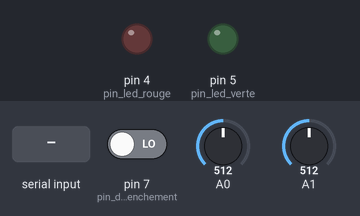
A sketch run on a simulated Arduino Uno, built with avr-gcc and run on an emulated ATmega328P. Shown: output pins drawn as LEDs (lit = HIGH). Inputs (shaded band) come from the test bench; at power-on: pin 7 (pin_declenchement) LOW, A0 = 512, A1 = 512. What the sketch prints to the serial monitor is not drawn.

Above: at 1.2 s.
1.3 s: "charge" received over Serial
At 3.5 s:
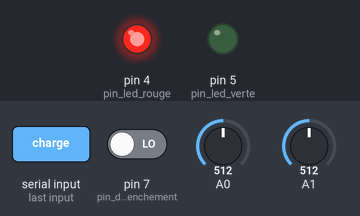
3.8 s: pin 7 (pin_declenchement) driven HIGH
At 3.81 s:
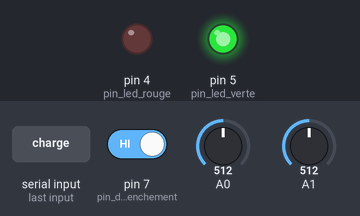
Timing chart, 0 to 6.8 s (numbered marks = the images above; inputs shaded):
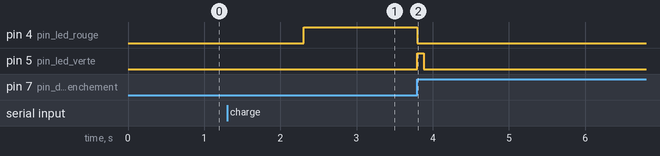

Measured:
- after the input at 1.3 s, pin 4 (pin_led_rouge): LOW → HIGH after 1.0 s
- after the input at 3.8 s, pin 4 (pin_led_rouge): HIGH → LOW at once; pin 5 (pin_led_verte): LOW → HIGH at once, → LOW 0.08 s later

The sketch:

condo_rapide_dec.ino
```cpp
/* charge d'un condensateur par réception de commandes envoyées par la bibiothèque pduino.py
 * pour obtenir une charge rapide, les données sont stockées
 * et envoyées sur la liaison série après la boucle de mesures sous forme de float de 0 à 5,0 V
 * montage: - un condensateur en série avec une résistance relié au +5V par l'intermédiare d'un bouton
 *            constante de temps d'environ 22 ms avec les valeurs par défaut
 *          - circuit de déclenchement sur pin 7
 *          - pour la visualisation : - une led rouge (en série avec une résistance de 220 ohms) sur le pin 4
 *                                    - une led verte (en série avec une résistance de 220 ohms) sur le pin 5
                                   GND
                   Pin 7                 --+--               Pin 4   Pin 5
                     |    +----------+     |       GND         |       |
                     +----+ 100 k    +-----+       --+--      +++     +++
                     |    +----------+               |        | |     | |
       bouton        |                               |        | |     | |
          ++         |                        | |    |        +++     +++
         -++-        |  +----------+          | |    |         |       |
+5V  ----    ------+-+--+   R      +---+----+-+ +----+       --+--   --+--
                   |    +----------+   |    | | |C           \   /   \   /
                   |                   |    | | |             \ /     \ /
                   |                   |    |                 -+-     -+-
                   |                   |    |       ++         |       |
                   v                   v    |      -++-        |       |
                    A1                  A0  +------    --------+-     -+-
                                                  bouton      GND     GND
 * la tension aux bornes du condensateur est mesurée sur A0
 * la tension aux bornes du générateur est mesurée sur A1
 * les deux tensions sont renvoyées sous forme de float de 0 à 5,0 V
 * commande acceptée: charge
 */

#define TEMPS 80
#define N_PTS 50

const int pin_declenchement = 7;
// les leds permet de visualiser l'attente de declenchement et la charge
const int pin_led_verte = 5;
const int pin_led_rouge = 4;
const int nb = N_PTS;
unsigned long t_total = TEMPS;
unsigned long temps[nb];
int mesures[nb][2];

void setup() {
  for (int i=0; i<nb; i++)
    temps[i] = -1;
  t_total = t_total * 1000; //en µs
  pinMode(pin_declenchement, INPUT);
  pinMode(pin_led_verte, OUTPUT);
  pinMode(pin_led_rouge, OUTPUT);
  Serial.begin(9600);
  delay(1);
}

void get_mesures() {
  int n = 0;
  unsigned long dt = t_total / (N_PTS); //en µs
  // Attente de déclenchement
  digitalWrite(pin_led_verte, LOW);
  digitalWrite(pin_led_rouge, HIGH);
  String chaine = "";
  while (digitalRead(pin_declenchement)==LOW) {}
    // declenchement ok - le condensateur se charge
  digitalWrite(pin_led_verte, HIGH);
  digitalWrite(pin_led_rouge, LOW);
  unsigned long temps_depart = micros();
  unsigned long t = temps_depart;
  while (t - temps_depart <= t_total) {
    temps[n] = (micros() - temps_depart); // t en µs
    mesures[n][0] = analogRead(A0);
    mesures[n][1] = analogRead(A1);
    //Serial.println(t - temps_depart);
    //un delai personnalisé pour optimiser la rapidité
    while ((micros() - temps_depart) - long(n*dt) <= dt) {}
    n = n + 1;
    t = micros();
  }
  digitalWrite(pin_led_verte, LOW);
}

void envoie_mesures() {
  int n = 0;
  for(int i=0 ; i<nb; i++) {
    if (temps[i] != -1) {
      // le temps est convertit en ms pour compatibilité avec le programe de charge lente condo.ino
      Serial.println(String(float(temps[i])/1000) + "," + String(mesures[i][1]*5.0/1024) + "," + String(mesures[i][0]*5.0/1024));
      n = n+1;
    }
    delay(1);
  }
  //Serial.println(n);
}

void loop() {
  if (Serial.available()) {
    String chaine = Serial.readString();
    if (chaine=="charge") {
      get_mesures();
      envoie_mesures();
      Serial.println("end");
    }
    else if (chaine!="") {;
      Serial.println("commande non reconnue");
    }
  }
}
```
